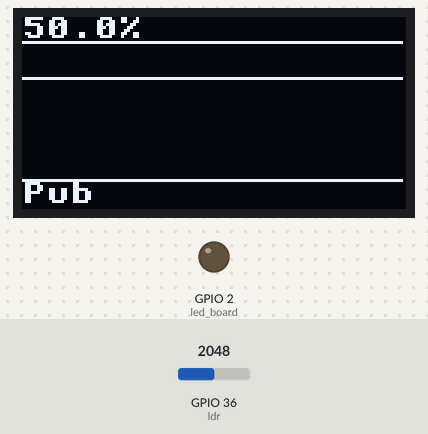
Bench run of a program on a simulated ESP32 board running MicroPython. Shown: 128×64 one-colour display, output pins drawn as LEDs (lit = HIGH). The inputs (shaded band) are chosen by the test bench; at power-on: GPIO 36 (ldr) = 2048 (analog values on the 0–4095 scale). No MQTT or app messages arrive unless stated; library files of the repository ran but are not shown: ssd1306.py; what the program prints to the serial console is not drawn.

Above: at 8.0 s.
8.1 s: GPIO 36 (ldr) set to 2107
At 9.7 s:
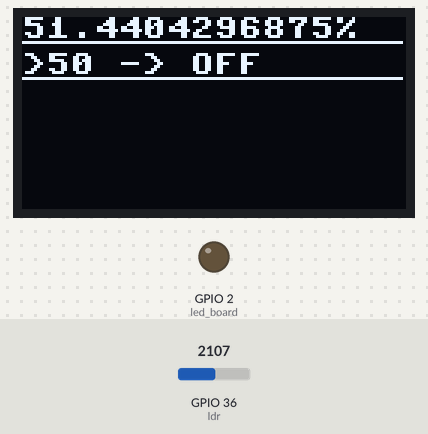
10.7 s: GPIO 36 (ldr) set to 2047
At 11.9 s:
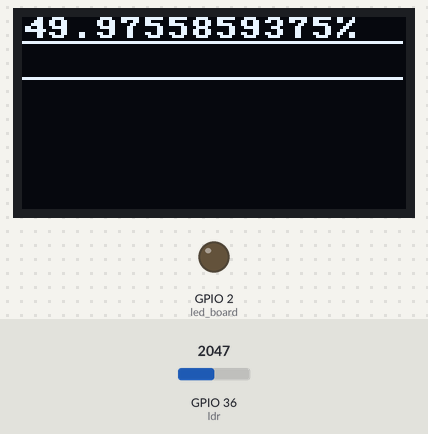
13.3 s: GPIO 36 (ldr) set to 885
At 16.2 s:
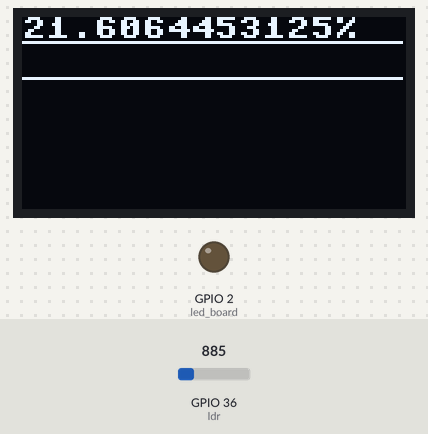
16.5 s: GPIO 36 (ldr) set to 766
At 18.4 s:
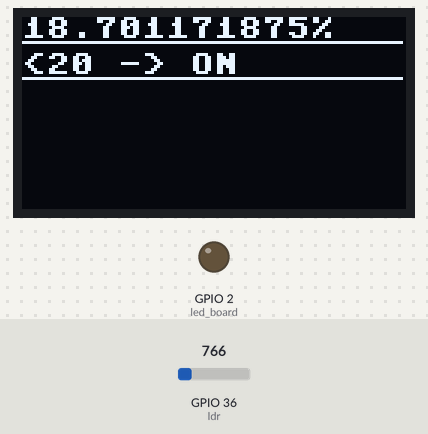
Timing chart, 0 to 19.9 s (numbered marks = the images above; inputs shaded):
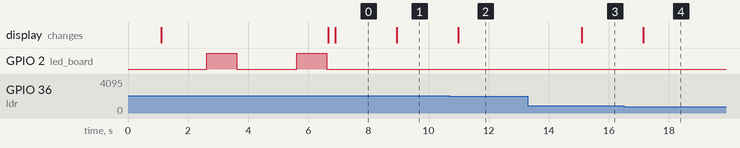

The program:

esp_ldr_sensor.py
```python
import sys
import time
import json

from machine import Pin, ADC, SoftI2C, I2C
from lib.ssd1306 import SSD1306_I2C
from lib import simpleWifi_v2
from lib.connectMQTT import mqtt_connect_mosquitto_local

print("### ESP32 with LDR Sensor in HomeAssistant ###")
i2c_face = SoftI2C(scl=Pin(22), sda=Pin(21), freq=400000)
oled = SSD1306_I2C(width=128, height=64, i2c=i2c_face, addr=0x3C)

oled.fill(1)
oled.show()
time.sleep(1)
oled.fill(0)
oled.show()

mqtt = None
DEV_NAME = "esp_ldr_sensor_sam"
SENSOR_ID = "19640927"

# Definitie van de sensor
ldr = ADC(Pin(36))
ldr.atten(ADC.ATTN_11DB)
def display_status(oled_device, status_msg):
    print(status_msg)
    oled_device.fill_rect(0, 54, 127, 63, 0)
    oled_device.text(status_msg, 0, 55, 1)
    oled_device.hline(0, 54, 127, 1)
    oled_device.show()


# Functie auto detectieim van de sensor in HomeAssistant
def publish_discovery(client, dev_name, uid):
    discovery_topic = f"homeassistant/sensor/{dev_name}/config"
    discovery_payload = {
        "name": f"LDR 0",
        "state_topic": f"home/{dev_name}/state",
        "unit_of_measurement": "%",
        "unique_id": f"{dev_name}_{uid}",
        "value_template": "{{ value_json.ldr0 }}",  #ldr0 is de key om de waarde van ldr te publiceren
        "device": {
            "identifiers": [dev_name],
            "name": dev_name,
            "model": "ESP32",
            "manufacturer": "SamSam"
        }
    }
    print("Publishing discovery message")
    display_status(oled, "Pub")
    client.publish(
        discovery_topic.encode(),
        json.dumps(discovery_payload).encode(),
        retain=True)
    print("auto discovery message send to HomeAssistant")

display_status(oled, "Wifi connect")
wifi = simpleWifi_v2.Wifi()

wifi.open()
if wifi.get_status() > 0:
    display_status(oled, "Wifi CONNECTED")
    print(wifi.get_IPdata())
else:
    display_status(oled, "Wifi FAIL bye")
    sys.exit()

display_status(oled, "MQTT connect")
mqtt = mqtt_connect_mosquitto_local()
if mqtt is None:
    display_status(oled, "MQTT FAIL bye")
    sys.exit()

display_status(oled, "OP READY")
publish_discovery(mqtt, DEV_NAME, SENSOR_ID)

while True:
    val = ldr.read()
    val_percent = 100 * (val/2**12)  # 2**12 = 4096
    payload = {
        "ldr0": round(val_percent, 2)
    }
    print(f"   __ waarde ldr0: {val_percent}")
    oled.text(f"{val_percent:}%", 0, 0, 1)
    oled.hline(0, 8, 127, 1)
    if val_percent < 20:
        oled.text(f"<20 -> ON", 0, 12, 1)
    elif val_percent > 50:
        oled.text(f">50 -> OFF", 0, 12, 1)
    oled.hline(0, 20, 127, 1)
    oled.show()
    mqtt.publish(
        f"home/{DEV_NAME}/state",
        json.dumps(payload).encode()
    )
    time.sleep(2)
    oled.fill(0)
    oled.show()
```

simpleWifi_v2.py
```python
import wifi_data_v2
import network
import time
from machine import Pin
class Wifi:

    bConnected = False

    def __init__(self):
        """ activation WLAN interface"""
        self.net=None
        self.status=0
        self.wdata=wifi_data_v2.Data
        try:
            self.net=network.WLAN(network.STA_IF)
            self.net.active(True)
        except Exception as e:
            self.status = -1
            if self.wdata.debug:
                print(e)

    def open(self):
        """connect to SSID from wifi_data"""
        try:
            print(f"Opening a connection to the WIFI")
            for j in range(0,len(self.wdata.ssid)):
                print(f"Trying: -{j}:{self.wdata.ssid[j]}-")
                for t in range(0,self.wdata.times_try):
                    try:
                        print(" ...net.connect")
                        self.net.connect(self.wdata.ssid[j],self.wdata.pwd[j])
                        if self.net.isconnected():
                            print(" ...net.isconnected == True")
                            self.status = 1
                            Wifi.bConnected = True
                            return True
                        print(" ...net.isconnected == False")
                        time.sleep_ms(100)
                    except:
                        time.sleep(100)
            self.status = -1
            return False
        except Exception as e:
            print(f"Exception: {e}")
            self.status = -1
            if self.wdata.debug:
                print(e)
            return False

    def open_static(self,ip,subnet,gateway,dns):
        print("Setting static IP address")
        self.net.ifconfig((ip,subnet,gateway,dns))
        """connect to SSID from wifi_data"""
        try:
            for j in range(0,len(self.wdata.ssid)):
                for t in range(0,self.wdata.times_try):
                    try:
                        self.net.connect(self.wdata.ssid[j],self.wdata.pwd[j])
                        if self.net.isconnected():
                            self.status = 1
                            Wifi.bConnected = True
                            return True
                        time.sleep_ms(100)
                    except:
                        time.sleep_ms(100)
            self.status = -1
            return False
        except Exception as e:
            print("Error Connection")
            self.status = -1
            if self.wdata.debug:
                print(e)
            return False

    def close(self):
        """disconnect"""
        self.net.disconnect()
        self.status = 0
        Wifi.bConnected = False

    def get_status(self):
        """gives status by blinking LED
        status NOK: 10 short flash
        status OK: Long on - short off - long on"""
        led_board=Pin(2,Pin.OUT)
        if self.status <= 0:
            for t in range(0,10):
                led_board.value(1)
                time.sleep_ms(100)
                led_board.value(0)
                time.sleep_ms(100)
        else:
            led_board.value(1)
            time.sleep_ms(1000)
            led_board.value(0)
            time.sleep_ms(2000)
            led_board.value(1)
            time.sleep_ms(1000)
            led_board.value(0)
        return self.status

    def checkWifiConnect(self):
        """Check if the ESP is still connected to the network
        if not, try to reconnect"""
        if self.get_IPdata() == "" or self.get_IPdata()[0]=="0.0.0.0":
            self.status=0
            self.open()
            self.get_status()

    def get_IPdata(self):
        """Get IP data"""
        if self.status>0:
            return self.net.ifconfig()
        else:
            return ""
```

connectMQTT.py
```python
from umqtt.robust import MQTTClient #module voor MQTT
import ssl

MQTT_SERVER = "192.168.0.192"
MQTT_PORT = 1884

MQTT_SERVER_HIVE = "cb1801cd6d3b48339e06180cc5a759ff.s1.eu.hivemq.cloud"
MQTT_PORT_HIVE = 8883

MQTT_USER = "samsam"
MQTT_PW = "H3tCv0.be"


def mqtt_connect_hivemq_cloud():
    #laat veiligheid over aan de server = Broker in de cloud
    context = ssl.SSLContext(ssl.PROTOCOL_TLS_CLIENT)
    context.verify_mode = ssl.CERT_NONE
    mqttcl = MQTTClient(
            client_id="sam_esp_1".encode(),
            server=MQTT_SERVER_HIVE.encode(),
            port=MQTT_PORT_HIVE,  # 0 wijst naar de standaard poort, dat is 8883
            user=MQTT_USER.encode(),
            password=MQTT_PW.encode(),
            keepalive=7200, #connectie wordt 7200 seconden opengehouden
            ssl=context,
    )
    mqttcl.connect()
    return mqttcl

def mqtt_connect_public_hivemq():
    #laat veiligheid over aan de server = Broker in de cloud
    mqttcl = MQTTClient(
            client_id="sam196409271".encode(),
            server="broker.hivemq.com")
    mqttcl.connect()
    return mqttcl

def mqtt_connect_mosquitto_local():
    #laat veiligheid over aan de server = Broker in de cloud
    print("Connecting to mosquitto local")
    context = ssl.SSLContext(ssl.PROTOCOL_TLS_CLIENT)
    context.verify_mode = ssl.CERT_NONE
    mqttcl = MQTTClient(
            client_id="sam_esp_1".encode(),
            server=MQTT_SERVER.encode(),
            port=MQTT_PORT,  # 0 wijst naar de standaard poort, dat is 8883
            user=MQTT_USER.encode(),
            password=MQTT_PW.encode(),
            keepalive=7200, #connectie wordt 7200 seconden opengehouden
            ssl=None,
    )
    mqttcl.connect()
    return mqttcl
```

wifi_data_v2.py
```python
class Data:
    ssid= ["telenet-A1F766C", "wifiCVO24"]
    pwd=["x58pethrKefm","H3tCv0.be"]
    times_try=10
    debug=True
```

Measured:
- the behaviour switches between 2048 and 2049 on GPIO 36 (ldr) (found by bisection; images 0 and 1)
- the behaviour switches between 820 and 819 on GPIO 36 (ldr) (found by bisection; images 3 and 4)
- after the input at 8.1 s, the display: changes after 0.84 s (image 1)
- after the input at 10.7 s, the display: changes after 0.29 s (image 2)
- after the input at 13.3 s, the display: changes after 1.8 s (image 3)
- after the input at 16.5 s, the display: changes after 0.65 s (image 4)
